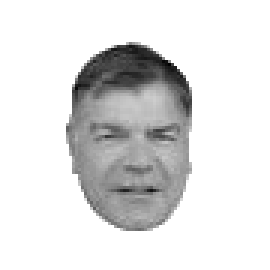
%> input picture test-figures/face-01-gray.png, 90 x 90 px (shown 3 times larger)
$ octave demo_face_interpolation.m   (GNU Octave 9; MATLAB toolbox functions it lacks are replaced by stand-ins)
%> lines starting %> are read from the running program, lines starting %| are printed output that depends on the picture; in (x1, y1, x2, y2) boxes, pixels count from 0 and x2, y2 are one past the last pixel; in counts of white or black regions, pixels touching at a corner belong together; the program's own positions count from 1
### main_inverse.m
function phi = main_inverse(imsource, imtarget, options)
  %%%%%%%%%%%%%%%%%%%%%%%%%%%%%%%%%%%%%%%%%%%%%%%%%%%%%%%%%%%%%%%%%%%%%%%%%%%%%%
  % Retrieving the deflection potential given the source image (i.e. the image
  % without the deflection) and the target image (i.e. the image with the
  % deflection) using the algorithm suggested in Sulman, et al. (2011), "An
  % efficient approach for the numerical solution of the Monge–Ampère equation"
  % combined with adaptive step search.
  %
  % Input:
  % * imsource: the source image, for undefined region, can be set to nan
  % * imtarget: the target image, for undefined region, can be set to nan
  %
  % Output:
  % * phi: the deflection potential
  %
  % Constraints:
  % * imsource and imtarget need no normalization, it normalizes inside the
  %     function to have mean = 1
  % * the defined region must have the same shape and position
  % * the values uses the normalization values where each pixel has size of 1
  % * the defined region should be convex
  %
  % Author: Muhammad F. Kasim (University of Oxford, 2018)
  %%%%%%%%%%%%%%%%%%%%%%%%%%%%%%%%%%%%%%%%%%%%%%%%%%%%%%%%%%%%%%%%%%%%%%%%%%%%%%

  if (nargin < 3)
      options.interp = 'linear';
  end

  % options
  defopt.refresh_interval = 100;
  defopt.rel_tol = 1e-3;
  defopt.max_niter = 50000;
  defopt.minstep = 1e-3;
  defopt.max_time = 60*5;
  defopt.max_niter_no_update = 5000;
  defopt.alpha = 0.1;
  % it seems that nearest neighbor interpolation is more robust than 'linear'
  defopt.interp = 'nearest';
  defopt.extrap = 'nearest';

  % get the options and default options field names
  defopt_fields = fieldnames(defopt);
  opt_fields = fieldnames(options);

  % if there is a defopt field that is not in opt field, set opt field to default
  for idef = 1:length(defopt_fields)
    defopt_field = defopt_fields{idef};
    found = false;

    for io = 1:length(opt_fields)
      opt_field = opt_fields{io};
      if strcmp(opt_field, defopt_field)
        found = true;
        break;
      end
    end

    % if not found, then set the default value
    if (~found)
      options = setfield(options, defopt_field, getfield(defopt, defopt_field));
    end
  end

  % set the parameter names
  refresh_interval = options.refresh_interval;
  rel_tol = options.rel_tol;
  max_niter = options.max_niter;
  minstep = options.minstep;
  max_time = options.max_time;
  max_niter_no_update = options.max_niter_no_update;
  alpha = options.alpha;
  interp = options.interp;
  extrap = options.extrap;

  % get the mask
  mask = ~isnan(imtarget);

  % normalisation
  imsource = imsource / mean(imsource(mask));
  imtarget = imtarget / mean(imtarget(mask));

  % extrapolate outside the mask
  imtarget_fill = fillmissing(imtarget, 'constant', nan);

  % initialise u to be no deflection
  [Nx1, Nx2] = size(imsource);
  [x2, x1] = meshgrid([0:Nx2+1], [0:Nx1+1]); % pad by 1 pixel on each end
  u_init = 0.5 * (x1.*x1 + x2.*x2);
  u0 = u_init(:);

  % get the interpolant
  xx1 = x1(2:end-1,2:end-1);
  xx2 = x2(2:end-1,2:end-1);
  F = griddedInterpolant(xx1, xx2, imtarget_fill, interp, extrap);

  % get the grid data point on the source plane
  xx1 = x1(2:end-1,2:end-1);
  xx2 = x2(2:end-1,2:end-1);

  % define the objective function and do L-BFGS optimization
  func_obj = @(u) func_grad(F, imsource, u);

  % minimize the objective
  options.max_niter = max_niter;
  options.rel_tol = rel_tol;
  options.max_time = max_time;
  options.max_niter_no_update = max_niter_no_update;
  options.minstep = minstep;
  options.refresh_interval = refresh_interval;
  options.alpha = alpha;
  [umin, fmin] = minimize(func_obj, u0, options);
  % opts.MaxFunEvals = 50000;
  % opts.Method = 'csd';
  % [umin, fmin] = minFunc(func_obj, u0, opts);

  phi = u_init - reshape(umin, size(u_init));
  phi = phi(2:end-1, 2:end-1);
end

% [149 lines left out: functions minimize, func_grad, step_search, not called in this run]

### add_libs.m
currentDir = mfilename('fullpath');

% normalise the slash
currentDir = strrep(currentDir, '\', '/');

% parse the directory only
kkkkk = strfind(currentDir, '/');
currentDir = currentDir(1:kkkkk(end));

% add all paths
if ~strcmp(currentDir(end), '/') currentDir = strcat(currentDir, '/'); end
addpath(currentDir);
addpath(strcat(currentDir, 'lib'));
addpath(strcat(currentDir, 'lib/minFunc_2012'));
addpath(strcat(currentDir, 'lib/minFunc_2012/autoDif'));

### demo_face_interpolation.m
% This file is to demonstrate the face interpolation using forward and inverse
% algorithms
% Author: Muhammad Firmansyah Kasim (University of Oxford, 2018)

add_libs;

% load the face images
face1 = mean(double(imread('test-figures/face-01-gray.png')), 3);
%> face1: size 90x90 double; min 1, max 255, mean 223.7; mean of the top-left, top-right, bottom-left and bottom-right quarters 215.4, 223.5, 225.6, 230.2
face2 = mean(double(imread('test-figures/face-02-gray.png')), 3);
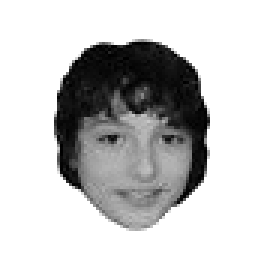
%> input picture test-figures/face-02-gray.png, 90 x 90 px (shown 3 times larger)
%> face2: size 90x90 double; min 0, max 255, mean 199.9; mean of the top-left, top-right, bottom-left and bottom-right quarters 179.2, 187.1, 216.5, 216.6

% get the face part of the image
mask1 = (face1 < 255);
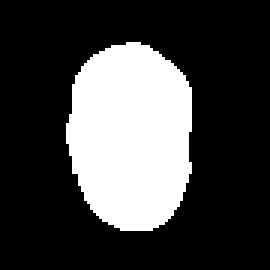
%> mask1: size 90x90 logical (shown 3 times larger); 26.3% white; 1 white region, box (x1, y1, x2, y2) and area: (22, 14, 64, 77) 2132
mask2 = (face2 < 255);
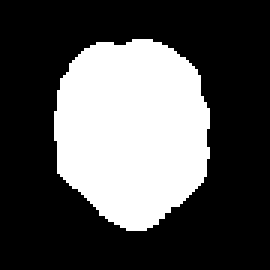
%> mask2: size 90x90 logical (shown 3 times larger); 32.3% white; 1 white region, box (x1, y1, x2, y2) and area: (18, 13, 70, 77) 2615

% get the mean values of the faces
mean1 = mean(face1(mask1));
%> mean1 = 136
mean2 = mean(face2(mask2));
%> mean2 = 84.2

% set the background to the mean value
face1(~mask1) = mean1;
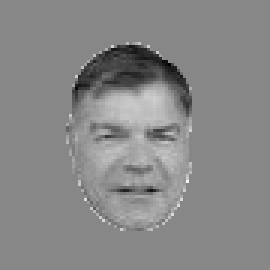
%> face1: size 90x90 double (shown 3 times larger); min 1, max 245, mean 136
face2(~mask2) = mean2;
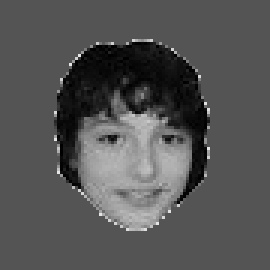
%> face2: size 90x90 double (shown 3 times larger); min 0, max 230, mean 84.2

clear options;
options.alpha = 0.1;
options.minstep = 1e-3;
options.interp = 'linear';
phi = main_inverse(face1, face2, options);
%> in main_inverse, `mask = ~isnan(imtarget);`: mask: size 90x90 logical; every value is 1
%> the run ends on the next line
